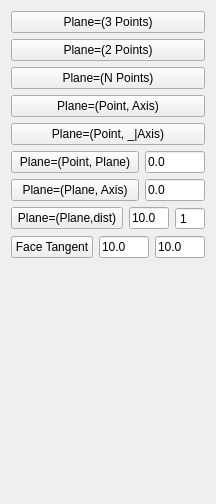
             <widget class="QWidget" name="Plane_Tab1_2">
              <attribute name="title">
               <string>Plane 1/2</string>
              </attribute>
              <layout class="QGridLayout" name="gridLayout_18">
               <item row="0" column="0">
                <widget class="QPushButton" name="button_threepoints_plane">
                 <property name="toolTip">
                  <string>Plane=(3 Points):
Create a Plane crossing 3 Points.
- First select 3 different points
- Second push this button</string>
                 </property>
                 <property name="text">
                  <string>Plane=(3 Points)</string>
                 </property>
                 <property name="icon">
                  <iconset>
                   <normaloff>../Icons/WF_threePointsPlane.svg</normaloff>../Icons/WF_threePointsPlane.svg</iconset>
                 </property>
                 <property name="iconSize">
                  <size>
                   <width>32</width>
                   <height>32</height>
                  </size>
                 </property>
                </widget>
               </item>
               <item row="1" column="0">
                <widget class="QPushButton" name="button_twopoints_plane">
                 <property name="toolTip">
                  <string>Plane=(2 Points):
Create a Plane in the middle of 2 points.
PLANE is perpendicular to line (P1 P2) and contains the midpoint of P1 and P2.
The direction of the normal of PLANE is the same as the vector from P1 to P2.
- First select 2 different points
- Second push this button</string>
                 </property>
                 <property name="text">
                  <string>Plane=(2 Points)</string>
                 </property>
                 <property name="icon">
                  <iconset>
                   <normaloff>../Icons/WF_twoPointsPlane.svg</normaloff>../Icons/WF_twoPointsPlane.svg</iconset>
                 </property>
                 <property name="iconSize">
                  <size>
                   <width>32</width>
                   <height>32</height>
                  </size>
                 </property>
                </widget>
               </item>
               <item row="2" column="0">
                <widget class="QPushButton" name="button_Npoints_plane">
                 <property name="toolTip">
                  <string>Plane=(N Points):
Create a &quot;best fit&quot; Plane from a set of points using Singular Value Decomposition.
- First select several Points (at least 3);
- Then push this button</string>
                 </property>
                 <property name="text">
                  <string>Plane=(N Points)</string>
                 </property>
                 <property name="icon">
                  <iconset>
                   <normaloff>../Icons/WF_NpointsPlane.svg</normaloff>../Icons/WF_NpointsPlane.svg</iconset>
                 </property>
                 <property name="iconSize">
                  <size>
                   <width>32</width>
                   <height>32</height>
                  </size>
                 </property>
                </widget>
               </item>
               <item row="3" column="0">
                <widget class="QPushButton" name="button_axisandpoint_plane">
                 <property name="toolTip">
                  <string>Plane=(Point, Axis):
Create a plane crossing a Line and a Point.
- First select a line and a point NOT on the previous line
- Second push this button</string>
                 </property>
                 <property name="text">
                  <string>Plane=(Point, Axis)</string>
                 </property>
                 <property name="icon">
                  <iconset>
                   <normaloff>../Icons/WF_linePointPlane.svg</normaloff>../Icons/WF_linePointPlane.svg</iconset>
                 </property>
                 <property name="iconSize">
                  <size>
                   <width>32</width>
                   <height>32</height>
                  </size>
                 </property>
                </widget>
               </item>
               <item row="4" column="0">
                <widget class="QPushButton" name="button_axis_point_plane">
                 <property name="toolTip">
                  <string>Plane=(Point, _|Axis):
Create a plane perpendicular to a Line and crossing a Point.
- First select a line and a point NOT on the previous line
- Second push this button</string>
                 </property>
                 <property name="text">
                  <string>Plane=(Point, _|Axis)</string>
                 </property>
                 <property name="icon">
                  <iconset>
                   <normaloff>../Icons/WF_linePointPlane2.svg</normaloff>../Icons/WF_linePointPlane2.svg</iconset>
                 </property>
                 <property name="iconSize">
                  <size>
                   <width>32</width>
                   <height>32</height>
                  </size>
                 </property>
                </widget>
               </item>
               <item row="5" column="0">
                <layout class="QGridLayout" name="gridLayout_90">
                 <item row="0" column="0">
                  <widget class="QPushButton" name="button_planeandpoint_plane">
                   <property name="toolTip">
                    <string>Plane=(Point, Plane):
Create a plane crossing a Point and parallel to a Plane.
- First select a plane and a point NOT on the previous plane
- Second push this button

NB: you can enlarge the created new plane by setting first an extension length.</string>
                   </property>
                   <property name="text">
                    <string>Plane=(Point, Plane)</string>
                   </property>
                   <property name="icon">
                    <iconset>
                     <normaloff>../Icons/WF_pointPlanePlane.svg</normaloff>../Icons/WF_pointPlanePlane.svg</iconset>
                   </property>
                   <property name="iconSize">
                    <size>
                     <width>32</width>
                     <height>32</height>
                    </size>
                   </property>
                  </widget>
                 </item>
                 <item row="0" column="1">
                  <widget class="QLineEdit" name="extension_planePointPlane">
                   <property name="minimumSize">
                    <size>
                     <width>40</width>
                     <height>0</height>
                    </size>
                   </property>
                   <property name="maximumSize">
                    <size>
                     <width>60</width>
                     <height>16777215</height>
                    </size>
                   </property>
                   <property name="toolTip">
                    <string>Length for the extensions of the new Plane compared to initial one.</string>
                   </property>
                   <property name="text">
                    <string>0.0</string>
                   </property>
                  </widget>
                 </item>
                </layout>
               </item>
               <item row="6" column="0">
                <layout class="QGridLayout" name="gridLayout_89">
                 <item row="0" column="0">
                  <widget class="QPushButton" name="button_planeandaxis_plane">
                   <property name="sizePolicy">
                    <sizepolicy hsizetype="MinimumExpanding" vsizetype="Fixed">
                     <horstretch>0</horstretch>
                     <verstretch>0</verstretch>
                    </sizepolicy>
                   </property>
                   <property name="toolTip">
                    <string>Plane=(Plane, Axis):
Create a Plane crossing a Line and perpendicular to a Plane.
- First select a plane and a line NOT on the previous plane
- Second push this button

NB: The plane created can be rotated if a none null angle is defined first.</string>
                   </property>
                   <property name="text">
                    <string>Plane=(Plane, Axis)</string>
                   </property>
                   <property name="icon">
                    <iconset>
                     <normaloff>../Icons/WF_planeLinePlane.svg</normaloff>../Icons/WF_planeLinePlane.svg</iconset>
                   </property>
                   <property name="iconSize">
                    <size>
                     <width>32</width>
                     <height>32</height>
                    </size>
                   </property>
                  </widget>
                 </item>
                 <item row="0" column="1">
                  <widget class="QLineEdit" name="angle_planeandaxis_plane">
                   <property name="sizePolicy">
                    <sizepolicy hsizetype="MinimumExpanding" vsizetype="Fixed">
                     <horstretch>0</horstretch>
                     <verstretch>0</verstretch>
                    </sizepolicy>
                   </property>
                   <property name="minimumSize">
                    <size>
                     <width>40</width>
                     <height>0</height>
                    </size>
                   </property>
                   <property name="maximumSize">
                    <size>
                     <width>60</width>
                     <height>16777215</height>
                    </size>
                   </property>
                   <property name="toolTip">
                    <string>Angle of rotation of the created Plane (in degrees).</string>
                   </property>
                   <property name="text">
                    <string>0.0</string>
                   </property>
                  </widget>
                 </item>
                </layout>
               </item>
               <item row="7" column="0">
                <layout class="QHBoxLayout" name="horizontalLayout_70">
                 <item>
                  <widget class="QPushButton" name="button_distPlane">
                   <property name="toolTip">
                    <string>Plane=(Plane,dist):
Create a Plane parallel to a Plane at a given distance.
- First select a plane or several Planes
- Second push this button

NB: 
  - The distance to the plane created can be defined first.
Positive number in one direction and negative in the other one.
The second number indicates the number of planes to create.
With option &quot;Object copy&quot; in &quot;Ori. Pref.&quot;  TAB
  - If a Face of a Cube is selected the Cube is duplicate with the 
corresponding Face at the defined distance from the original.
Several Faces of the cube can be selected.</string>
                   </property>
                   <property name="text">
                    <string>Plane=(Plane,dist)</string>
                   </property>
                   <property name="icon">
                    <iconset>
                     <normaloff>../Icons/WF_distPlanePlane.svg</normaloff>../Icons/WF_distPlanePlane.svg</iconset>
                   </property>
                   <property name="iconSize">
                    <size>
                     <width>32</width>
                     <height>32</height>
                    </size>
                   </property>
                  </widget>
                 </item>
                 <item>
                  <widget class="QLineEdit" name="dist_plane">
                   <property name="sizePolicy">
                    <sizepolicy hsizetype="MinimumExpanding" vsizetype="Fixed">
                     <horstretch>0</horstretch>
                     <verstretch>0</verstretch>
                    </sizepolicy>
                   </property>
                   <property name="minimumSize">
                    <size>
                     <width>40</width>
                     <height>0</height>
                    </size>
                   </property>
                   <property name="maximumSize">
                    <size>
                     <width>40</width>
                     <height>16777215</height>
                    </size>
                   </property>
                   <property name="toolTip">
                    <string>Distance to the new plane.
Can be negative for the reverse direction!</string>
                   </property>
                   <property name="text">
                    <string>10.0</string>
                   </property>
                  </widget>
                 </item>
                 <item>
                  <widget class="QSpinBox" name="spin_dist_plane">
                   <property name="minimumSize">
                    <size>
                     <width>30</width>
                     <height>0</height>
                    </size>
                   </property>
                   <property name="maximumSize">
                    <size>
                     <width>30</width>
                     <height>16777215</height>
                    </size>
                   </property>
                   <property name="toolTip">
                    <string>The number of copies  (Max 100).</string>
                   </property>
                   <property name="buttonSymbols">
                    <enum>QAbstractSpinBox::NoButtons</enum>
                   </property>
                   <property name="keyboardTracking">
                    <bool>false</bool>
                   </property>
                   <property name="minimum">
                    <number>1</number>
                   </property>
                   <property name="maximum">
                    <number>100</number>
                   </property>
                   <property name="singleStep">
                    <number>1</number>
                   </property>
                   <property name="value">
                    <number>1</number>
                   </property>
                  </widget>
                 </item>
                </layout>
               </item>
               <item row="8" column="0">
                <layout class="QHBoxLayout" name="horizontalLayout_69">
                 <item>
                  <widget class="QPushButton" name="button_face_tangent">
                   <property name="sizePolicy">
                    <sizepolicy hsizetype="MinimumExpanding" vsizetype="Fixed">
                     <horstretch>0</horstretch>
                     <verstretch>0</verstretch>
                    </sizepolicy>
                   </property>
                   <property name="toolTip">
                    <string>Face Tangent:
Create a tanget Plane at click location of a Face.
- First click in the view to select and object,
- Second push this button
-Third click on a location on the selected object.

NB: The plane width and length can be defined first.</string>
                   </property>
                   <property name="text">
                    <string>Face Tangent</string>
                   </property>
                   <property name="icon">
                    <iconset>
                     <normaloff>../Icons/WF_FaceTangent.svg</normaloff>../Icons/WF_FaceTangent.svg</iconset>
                   </property>
                   <property name="iconSize">
                    <size>
                     <width>32</width>
                     <height>32</height>
                    </size>
                   </property>
                  </widget>
                 </item>
                 <item>
                  <widget class="QLineEdit" name="length_plane_2">
                   <property name="sizePolicy">
                    <sizepolicy hsizetype="MinimumExpanding" vsizetype="Fixed">
                     <horstretch>0</horstretch>
                     <verstretch>0</verstretch>
                    </sizepolicy>
                   </property>
                   <property name="minimumSize">
                    <size>
                     <width>40</width>
                     <height>0</height>
                    </size>
                   </property>
                   <property name="maximumSize">
                    <size>
                     <width>50</width>
                     <height>16777215</height>
                    </size>
                   </property>
                   <property name="toolTip">
                    <string>Length of the Plane.</string>
                   </property>
                   <property name="text">
                    <string>10.0</string>
                   </property>
                  </widget>
                 </item>
                 <item>
                  <widget class="QLineEdit" name="width_plane_2">
                   <property name="sizePolicy">
                    <sizepolicy hsizetype="MinimumExpanding" vsizetype="Fixed">
                     <horstretch>0</horstretch>
                     <verstretch>0</verstretch>
                    </sizepolicy>
                   </property>
                   <property name="minimumSize">
                    <size>
                     <width>40</width>
                     <height>0</height>
                    </size>
                   </property>
                   <property name="maximumSize">
                    <size>
                     <width>50</width>
                     <height>16777215</height>
                    </size>
                   </property>
                   <property name="toolTip">
                    <string>Width of the Plane.</string>
                   </property>
                   <property name="text">
                    <string>10.0</string>
                   </property>
                  </widget>
                 </item>
                </layout>
               </item>
               <item row="9" column="0">
                <spacer name="verticalSpacer_26">
                 <property name="orientation">
                  <enum>Qt::Vertical</enum>
                 </property>
                 <property name="sizeHint" stdset="0">
                  <size>
                   <width>20</width>
                   <height>235</height>
                  </size>
                 </property>
                </spacer>
               </item>
              </layout>
             </widget>
